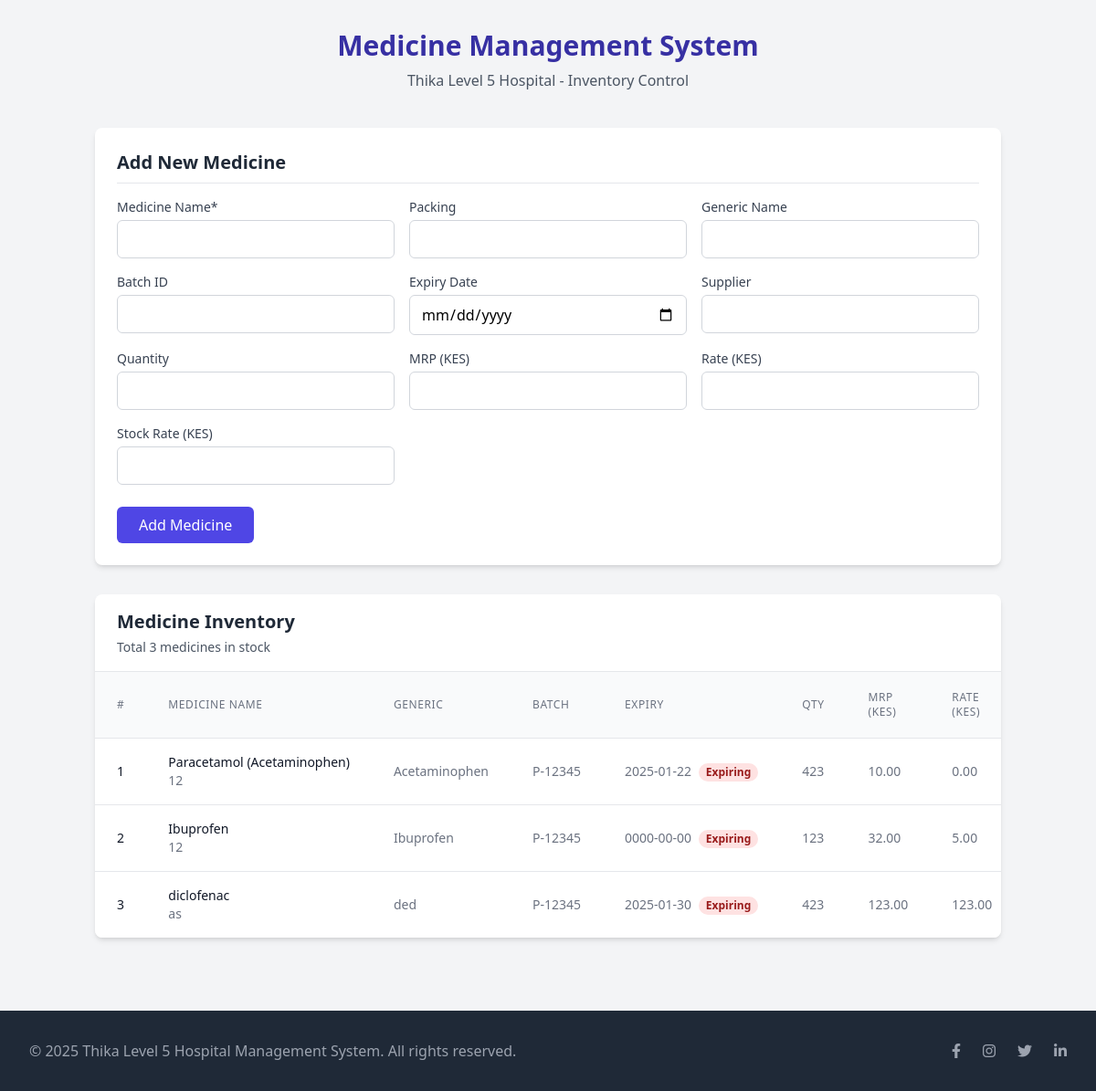
Page /manage_medicine_stock.php on the committed database.
### tables this page shows
CREATE TABLE `medicines_drugs` (
  `id` int(11) NOT NULL,
  `medicine_name` varchar(255) NOT NULL,
  `packing` varchar(100) DEFAULT NULL,
  `generic_name` varchar(255) DEFAULT NULL,
  `batch_id` varchar(100) DEFAULT NULL,
  `expiry_date` date DEFAULT NULL,
  `supplier` varchar(255) DEFAULT NULL,
  `quantity` int(11) DEFAULT NULL,
  `mrp` decimal(10,2) DEFAULT NULL,
  `rate` decimal(10,2) DEFAULT NULL,
  `stock_rate` decimal(10,2) DEFAULT 0.00
);

### manage_medicine_stock.php (the view, shortened to what this page needs)
<?php
$host = "localhost";
$dbname = "hospital_inventory";
$username = "root";
$password = "";
try {
    $pdo = new PDO("mysql:host=$host;dbname=$dbname", $username, $password);
    $pdo->setAttribute(PDO::ATTR_ERRMODE, PDO::ERRMODE_EXCEPTION);
} catch (PDOException $e) {
    die("Database connection failed: " . $e->getMessage());
}
$query = "SELECT * FROM medicines_drugs";
$stmt = $pdo->prepare($query);
$stmt->execute();
$medicines = $stmt->fetchAll(PDO::FETCH_ASSOC);
$medicine_to_edit = null;
?>
<!DOCTYPE html>
<html lang="en">
<head>
    <script src="https://cdn.tailwindcss.com"></script>
    <link rel="stylesheet" href="https://cdnjs.cloudflare.com/ajax/libs/font-awesome/6.4.0/css/all.min.css">
</head>
<body class="bg-gray-100">
<div class="container mx-auto px-4 py-8">
    <div class="max-w-7xl mx-auto">
        <div class="text-center mb-10">
            <h1 class="text-3xl font-bold text-indigo-800">Medicine Management System</h1>
            <p class="text-gray-600 mt-2">Thika Level 5 Hospital - Inventory Control</p>
        </div>
        <div class="bg-white rounded-lg shadow-md p-6 mb-8">
            <h2 class="text-xl font-semibold text-gray-800 mb-4 border-b pb-2">
                <?= $medicine_to_edit ? 'Update Medicine' : 'Add New Medicine' ?>
            </h2>
            <form method="POST">
                <div class="grid grid-cols-1 md:grid-cols-2 lg:grid-cols-3 gap-4">
                    <div>
                        <label class="block text-sm font-medium text-gray-700 mb-1">Medicine Name*</label>
                        <input type="text" name="medicine_name" class="w-full px-3 py-2 border border-gray-300 rounded-md focus:outline-none focus:ring-2 focus:ring-indigo-500"
                               value="<?= $medicine_to_edit ? htmlspecialchars($medicine_to_edit['medicine_name']) : '' ?>" required>
                    </div>
                    <div>
                        <label class="block text-sm font-medium text-gray-700 mb-1">Packing</label>
                        <input type="text" name="packing" class="w-full px-3 py-2 border border-gray-300 rounded-md focus:outline-none focus:ring-2 focus:ring-indigo-500"
                               value="<?= $medicine_to_edit ? htmlspecialchars($medicine_to_edit['packing']) : '' ?>">
                    </div>
                    <div>
                        <label class="block text-sm font-medium text-gray-700 mb-1">Generic Name</label>
                        <input type="text" name="generic_name" class="w-full px-3 py-2 border border-gray-300 rounded-md focus:outline-none focus:ring-2 focus:ring-indigo-500"
                               value="<?= $medicine_to_edit ? htmlspecialchars($medicine_to_edit['generic_name']) : '' ?>">
                    </div>
                    <div>
                        <label class="block text-sm font-medium text-gray-700 mb-1">Batch ID</label>
                        <input type="text" name="batch_id" class="w-full px-3 py-2 border border-gray-300 rounded-md focus:outline-none focus:ring-2 focus:ring-indigo-500"
                               value="<?= $medicine_to_edit ? htmlspecialchars($medicine_to_edit['batch_id']) : '' ?>">
                    </div>
                    <div>
                        <label class="block text-sm font-medium text-gray-700 mb-1">Expiry Date</label>
                        <input type="date" name="expiry_date" class="w-full px-3 py-2 border border-gray-300 rounded-md focus:outline-none focus:ring-2 focus:ring-indigo-500"
                               value="<?= $medicine_to_edit ? htmlspecialchars($medicine_to_edit['expiry_date']) : '' ?>">
                    </div>
                    <div>
                        <label class="block text-sm font-medium text-gray-700 mb-1">Supplier</label>
                        <input type="text" name="supplier" class="w-full px-3 py-2 border border-gray-300 rounded-md focus:outline-none focus:ring-2 focus:ring-indigo-500"
                               value="<?= $medicine_to_edit ? htmlspecialchars($medicine_to_edit['supplier']) : '' ?>">
                    </div>
                    <div>
                        <label class="block text-sm font-medium text-gray-700 mb-1">Quantity</label>
                        <input type="number" name="quantity" class="w-full px-3 py-2 border border-gray-300 rounded-md focus:outline-none focus:ring-2 focus:ring-indigo-500"
                               value="<?= $medicine_to_edit ? htmlspecialchars($medicine_to_edit['quantity']) : '' ?>">
                    </div>
                    <div>
                        <label class="block text-sm font-medium text-gray-700 mb-1">MRP (KES)</label>
                        <input type="number" step="0.01" name="mrp" class="w-full px-3 py-2 border border-gray-300 rounded-md focus:outline-none focus:ring-2 focus:ring-indigo-500"
                               value="<?= $medicine_to_edit ? htmlspecialchars($medicine_to_edit['mrp']) : '' ?>">
                    </div>
                    <div>
                        <label class="block text-sm font-medium text-gray-700 mb-1">Rate (KES)</label>
                        <input type="number" step="0.01" name="rate" class="w-full px-3 py-2 border border-gray-300 rounded-md focus:outline-none focus:ring-2 focus:ring-indigo-500"
                               value="<?= $medicine_to_edit ? htmlspecialchars($medicine_to_edit['rate']) : '' ?>">
                    </div>
                    <div>
                        <label class="block text-sm font-medium text-gray-700 mb-1">Stock Rate (KES)</label>
                        <input type="number" step="0.01" name="stock_rate" class="w-full px-3 py-2 border border-gray-300 rounded-md focus:outline-none focus:ring-2 focus:ring-indigo-500"
                               value="<?= $medicine_to_edit ? htmlspecialchars($medicine_to_edit['stock_rate']) : '' ?>">
                    </div>
                </div>
                <div class="mt-6">
                    <button type="submit" name="<?= $medicine_to_edit ? 'edit_medicine' : 'add_medicine' ?>"
                            class="w-full md:w-auto px-6 py-2 bg-indigo-600 text-white font-medium rounded-md hover:bg-indigo-700 focus:outline-none focus:ring-2 focus:ring-indigo-500 focus:ring-offset-2">
                        <?= $medicine_to_edit ? 'Update Medicine' : 'Add Medicine' ?>
                    </button>
                </div>
            </form>
        </div>
        <div class="bg-white rounded-lg shadow-md overflow-hidden">
            <div class="px-6 py-4 border-b border-gray-200">
                <h2 class="text-xl font-semibold text-gray-800">Medicine Inventory</h2>
                <p class="text-sm text-gray-600 mt-1">Total <?= count($medicines) ?> medicines in stock</p>
            </div>
            <div class="overflow-x-auto">
                <table class="min-w-full divide-y divide-gray-200">
                    <thead class="bg-gray-50">
                        <tr>
                            <th scope="col" class="px-6 py-3 text-left text-xs font-medium text-gray-500 uppercase tracking-wider">#</th>
                            <th scope="col" class="px-6 py-3 text-left text-xs font-medium text-gray-500 uppercase tracking-wider">Medicine Name</th>
                            <th scope="col" class="px-6 py-3 text-left text-xs font-medium text-gray-500 uppercase tracking-wider">Generic</th>
                            <th scope="col" class="px-6 py-3 text-left text-xs font-medium text-gray-500 uppercase tracking-wider">Batch</th>
                            <th scope="col" class="px-6 py-3 text-left text-xs font-medium text-gray-500 uppercase tracking-wider">Expiry</th>
                            <th scope="col" class="px-6 py-3 text-left text-xs font-medium text-gray-500 uppercase tracking-wider">Qty</th>
                            <th scope="col" class="px-6 py-3 text-left text-xs font-medium text-gray-500 uppercase tracking-wider">MRP (KES)</th>
                            <th scope="col" class="px-6 py-3 text-left text-xs font-medium text-gray-500 uppercase tracking-wider">Rate (KES)</th>
                        </tr>
                    </thead>
                    <tbody class="bg-white divide-y divide-gray-200">
                        <?php foreach ($medicines as $index => $medicine): ?>
                            <tr class="<?= $medicine['quantity'] < 10 ? 'bg-red-50' : '' ?> hover:bg-gray-50">
                                <td class="px-6 py-4 whitespace-nowrap text-sm font-medium text-gray-900"><?= $index + 1 ?></td>
                                <td class="px-6 py-4 whitespace-nowrap">
                                    <div class="text-sm font-medium text-gray-900"><?= htmlspecialchars($medicine['medicine_name']) ?></div>
                                    <div class="text-sm text-gray-500"><?= htmlspecialchars($medicine['packing']) ?></div>
                                </td>
                                <td class="px-6 py-4 whitespace-nowrap text-sm text-gray-500"><?= htmlspecialchars($medicine['generic_name']) ?></td>
                                <td class="px-6 py-4 whitespace-nowrap text-sm text-gray-500"><?= htmlspecialchars($medicine['batch_id']) ?></td>
                                <td class="px-6 py-4 whitespace-nowrap text-sm text-gray-500">
                                    <?= htmlspecialchars($medicine['expiry_date']) ?>
                                    <?php if (strtotime($medicine['expiry_date']) < strtotime('+3 months')): ?>
                                        <span class="ml-1 px-2 inline-flex text-xs leading-5 font-semibold rounded-full bg-red-100 text-red-800">Expiring</span>
                                    <?php endif; ?>
                                </td>
                                <td class="px-6 py-4 whitespace-nowrap text-sm <?= $medicine['quantity'] < 10 ? 'font-bold text-red-600' : 'text-gray-500' ?>">
                                    <?= htmlspecialchars($medicine['quantity']) ?>
                                </td>
                                <td class="px-6 py-4 whitespace-nowrap text-sm text-gray-500"><?= number_format($medicine['mrp'], 2) ?></td>
                                <td class="px-6 py-4 whitespace-nowrap text-sm text-gray-500"><?= number_format($medicine['rate'], 2) ?></td>
                            </tr>
                        <?php endforeach; ?>
                    </tbody>
                </table>
            </div>
        </div>
    </div>
</div>
<footer class="bg-gray-800 text-white py-8 mt-12">
    <div class="max-w-7xl mx-auto px-4 sm:px-6 lg:px-8">
        <div class="md:flex md:items-center md:justify-between">
            <div class="flex justify-center md:order-2 space-x-6">
                <a href="https://www.facebook.com" class="text-gray-400 hover:text-white" target="_blank">
                    <i class="fab fa-facebook-f"></i>
                </a>
                <a href="https://www.instagram.com" class="text-gray-400 hover:text-white" target="_blank">
                    <i class="fab fa-instagram"></i>
                </a>
                <a href="https://www.twitter.com" class="text-gray-400 hover:text-white" target="_blank">
                    <i class="fab fa-twitter"></i>
                </a>
                <a href="https://www.linkedin.com" class="text-gray-400 hover:text-white" target="_blank">
                    <i class="fab fa-linkedin-in"></i>
                </a>
            </div>
            <div class="mt-8 md:mt-0 md:order-1">
                <p class="text-center text-base text-gray-400">
                    &copy; 2025 Thika Level 5 Hospital Management System. All rights reserved.
                </p>
            </div>
        </div>
    </div>
</footer>
</body>
</html>

### rows in the picture
medicines_drugs: medicine_name "Paracetamol (Acetaminophen)", packing "12", generic_name "Acetaminophen", batch "P-12345", expiry_date "2025-01-22", shows "Expiring", quantity "423", mrp "10.00", rate "0.00"
medicines_drugs: medicine_name "Ibuprofen", packing "12", generic_name "Ibuprofen", batch "P-12345", expiry_date "0000-00-00", shows "Expiring", quantity "123", mrp "32.00", rate "5.00"
medicines_drugs: medicine_name "diclofenac", packing "as", generic_name "ded", batch "P-12345", expiry_date "2025-01-30", shows "Expiring", quantity "423", mrp "123.00", rate "123.00"

### other values in the picture
count($medicines) "3"
